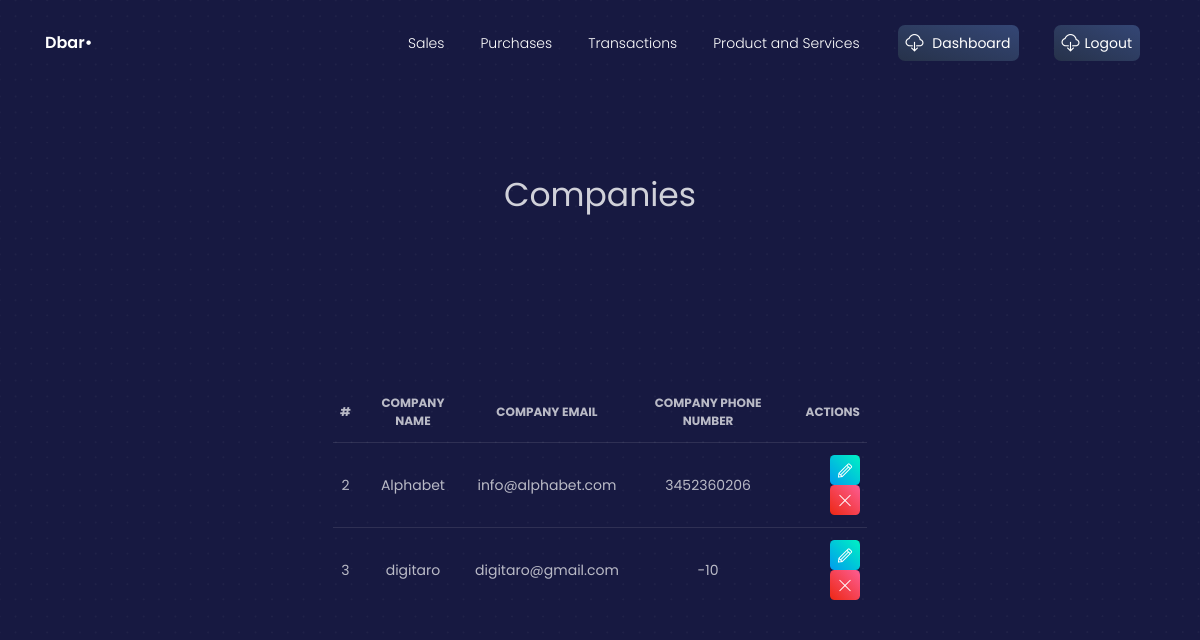
The app's page /view_companies (signed in), older data.
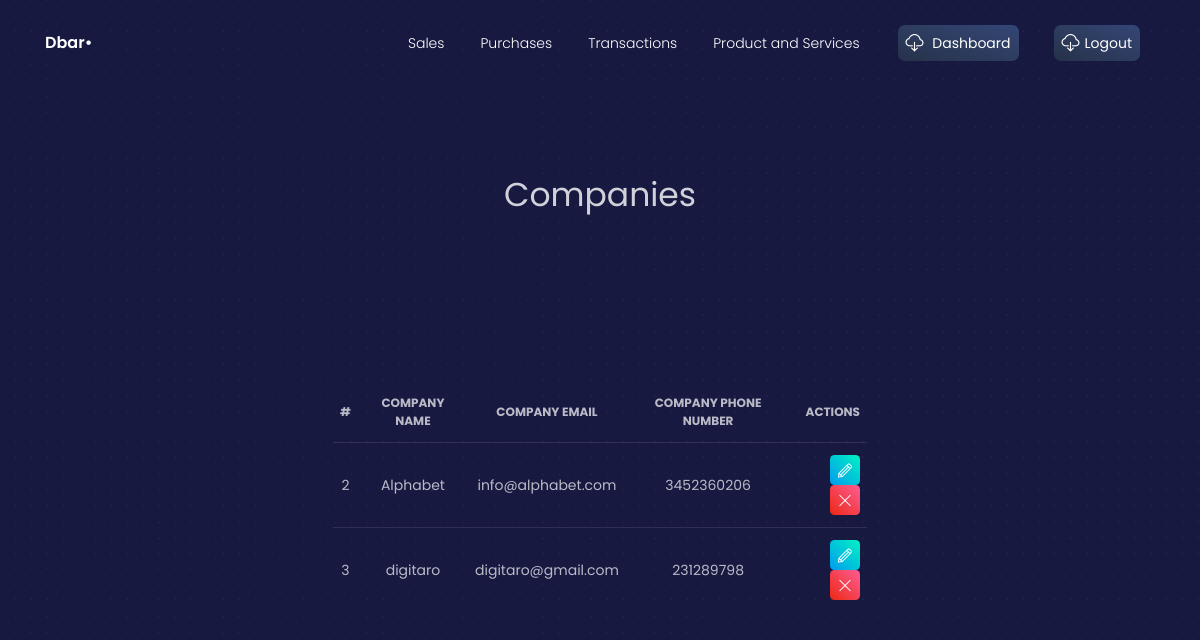
The same page, newer data.
### crm/models.py (models this page shows, shortened)
class Company(models.Model):
    companyID = models.AutoField(primary_key=True)
    companyName = models.CharField(max_length=64)
    companyEmail = models.EmailField(max_length=254)
    companyPhoneNumber = models.IntegerField()

### crm/views.py (the view)
# urls.py: path("view_companies", views.view_companies, name='view_companies' ),
@login_required
def view_companies(request):
    context = {}
    context["dataset"] = Company.objects.all()
    return render(request, 'view_companies.html', context)

### templates/view_companies.html (shortened to what this page needs)
{% load static %}
{% load static %}
{% load widget_tweaks %}
<!DOCTYPE html>
<html lang="en">
<head>
  <link href="https://use.fontawesome.com/releases/v5.0.6/css/all.css" rel="stylesheet">
    <link rel="stylesheet" href="https://maxcdn.bootstrapcdn.com/bootstrap/4.5.2/css/bootstrap.min.css">
  <link href="{% static './css/nucleo-icons.css' %}" rel="stylesheet" />
  <link href="{% static './css/blk-design-system.css' %}" rel="stylesheet" />
  <link href="{% static './demo/demo.css' %}" rel="stylesheet" />
</head>
<body class="landing-page">
  <nav class="navbar navbar-expand-lg fixed-top navbar-transparent " color-on-scroll="100">
    <div class="container">
      <div class="navbar-translate">
        <a class="navbar-brand" href="#" target="">
          <span>Dbar•</span>
        </a>
      </div>
      <div class="collapse navbar-collapse justify-content-end" id="navigation">
        <ul class="navbar-nav">
        <li class="nav-item">
            <a class="nav-link" href="{% url 'invoices' %}">Sales</a>
          </li>
          <li class="nav-item">
            <a class="nav-link" href="{% url 'purchases' %}">Purchases</a>
          </li>
          <li class="nav-item">
            <a class="nav-link" href="{% url 'transaction' %}">Transactions</a>
          </li>
          <li class="nav-item">
            <a class="nav-link" href="{% url 'productandservice' %}">Product and Services</a>
          </li>
          <li class="nav-item">
            <a class="nav-link btn btn-default d-none d-lg-block" href="{% url 'dashboard' %}">
              <i class="tim-icons icon-cloud-download-93"></i> Dashboard
            </a>
          </li>
          <li class="nav-item">
            <a class="nav-link btn btn-default d-none d-lg-block" href="{% url 'logout' %}">
              <i class="tim-icons icon-cloud-download-93"></i>Logout
            </a>
          </li>
        </ul>
      </div>
    </div>
  </nav>
<div class="wrapper">
    <div class="page-header header-filter">
       <br /><br /><br /><br /><br /><br /><br /><br /><br /><br />
      <div class="container">
        <div class="content-center brand">
          <h1 class="h3-seo">Companies</h1>
        </div>
      </div>
      <div class="row">
        <div class="content-center brand">
           <br /><br /><br /><br /><br /><br /><br /><br /><br /><br />
          <table class="table">
            <thead>
              <tr>
                <th class="text-center">#</th>
                <th>Company Name</th>
                <th>Company Email</th>
                <th>Company Phone Number</th>
                <th class="text-right">Actions</th>
              </tr>
            </thead>
            <tbody>
            {% for data in dataset %}
              <tr>
                  <td class="text-center">{{ data.companyID }}</td>
                  <td>{{ data.companyName }}</td>
                  <td>{{ data.companyEmail }}</td>
                  <td>{{ data.companyPhoneNumber}}</td>
                  <td class="td-actions text-right">
                  <a href="update_companies/?id={{data.companyID}}">
                    <button type="button" rel="tooltip" class="btn btn-success btn-sm btn-icon">
                      <i class="tim-icons icon-pencil"></i>
                    </button>
                  </a>
                  <a href='delete_companies/?id={{data.companyID}}'>
                    <button type="button" rel="tooltip" class="btn btn-danger btn-sm btn-icon">
                        <i class="tim-icons icon-simple-remove"></i>
                    </button>
                  </a>
                  </td>
              </tr>
            {% endfor %}
            </tbody>
          </table>
        </div>
      </div>
    </div>
  </div>
</body>
</html>

Row changes from the older to the newer data that the page shows:
changed Company "digitaro": companyPhoneNumber "-10" → "231289798"
